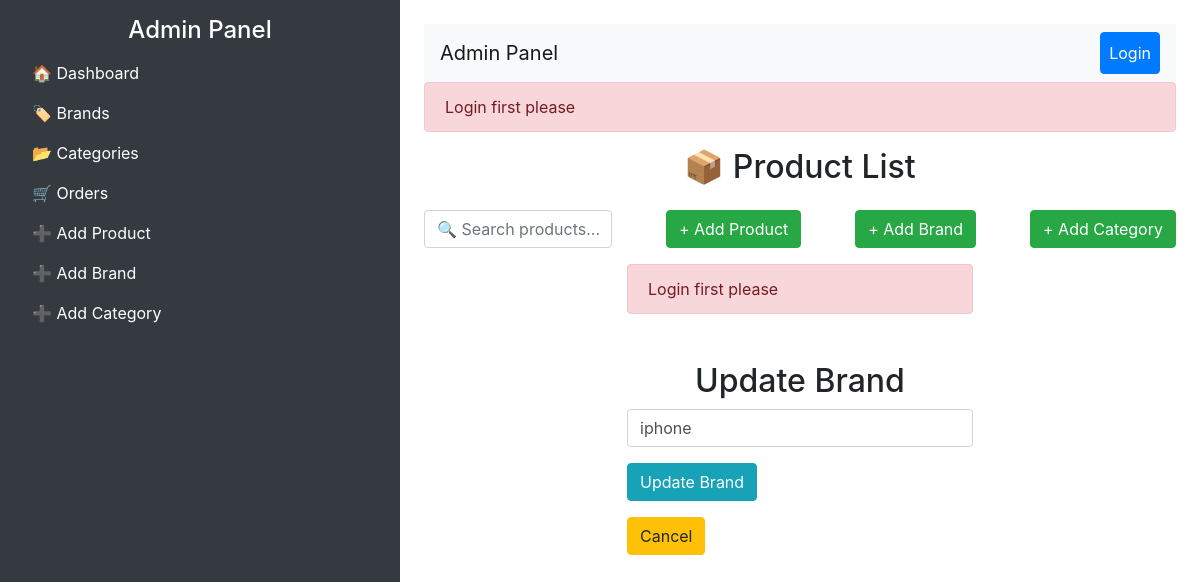
Page /updatebrand/1 on the earlier database version.
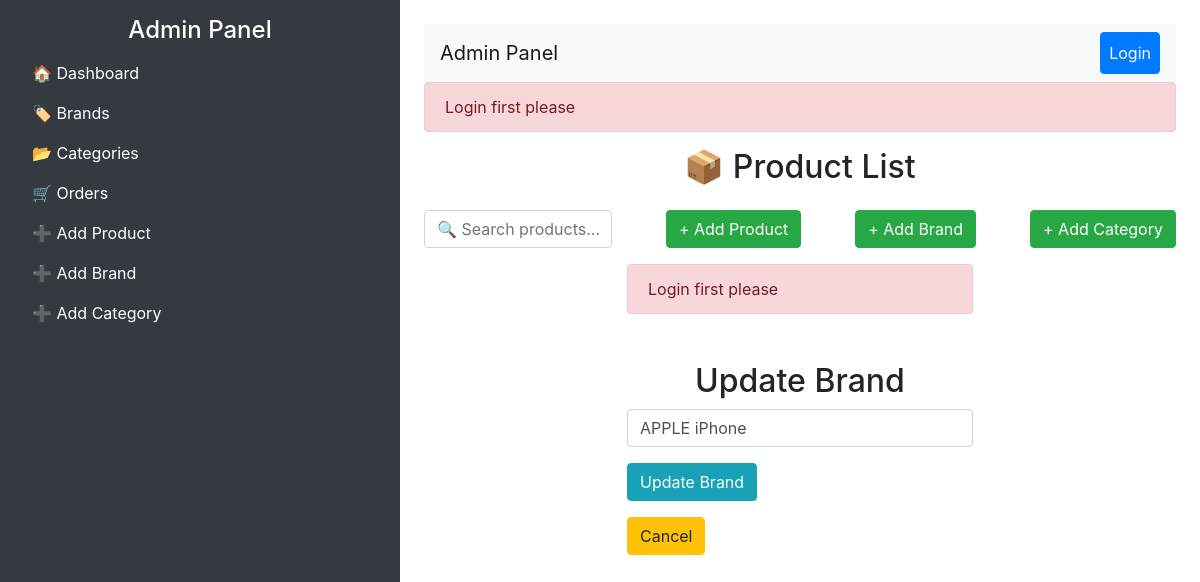
Same page on the later database version.
### shop/products/models.py (models this page shows, shortened)
class Brand(db.Model):
    id = db.Column(db.Integer, primary_key=True)
    name = db.Column(db.String(30), unique=True, nullable=False)

### shop/products/routes.py (the view)
@app.route('/updatebrand/<int:id>',methods=['GET','POST'])
def updatebrand(id):
    if 'email' not in session:
        flash('Login first please','danger')
    updatebrand = Brand.query.get_or_404(id)
    brand = request.form.get('brand')
    if request.method =="POST":
        updatebrand.name = brand
        flash(f'The brand {updatebrand.name} was changed to {brand}','success')
        db.session.commit()
        return redirect(url_for('brands'))
    brand = updatebrand.name
    return render_template('products/updatebrand.html', title='Udate brand',updatebrand=updatebrand)

### shop/templates/products/updatebrand.html (shortened to what this page needs)
{% extends "layout_admin.html" %}
{% block content %}
<div class="container">
    <div class="row">
        <div class="col-md-3"></div>
        <div class="col-md-6">
            {% include "_messages.html" %}
            {% if updatebrand %}
            <h2 class="text-center mt-5">Update Brand</h2>
            <form action="{{ url_for('updatebrand', id=updatebrand.id) }}" method="post">
                <input type="text" name="brand" class="form-control" value="{{ updatebrand.name }}" required>
                <input type="submit" value="Update Brand" class="btn btn-info mt-3">
            </form>
            <a href="{{ url_for('brands') }}" class="btn btn-warning mt-3">Cancel</a>
            {% endif %}
        </div>
        <div class="col-md-3"></div>
    </div>
</div>
{% endblock content %}

Differences in the rows shown:
changed Brand: brand "iphone" → "APPLE iPhone"
